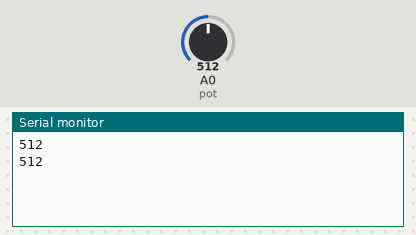
The sketch below on a simulated Arduino Uno, built with avr-gcc and run on an emulated ATmega328P. On the bench: the last lines printed to the serial monitor. The inputs (shaded band) are chosen by the test bench; at power-on: A0 (pot) = 512.

Above: at 1.8 s.
1.9 s: A0 (pot) set to 716
At 2.8 s:
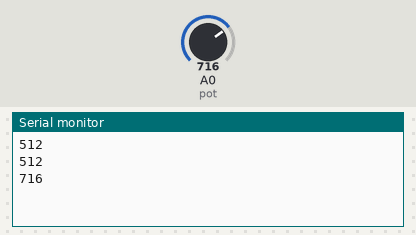
3.4 s: A0 (pot) set to 900
At 4.6 s:
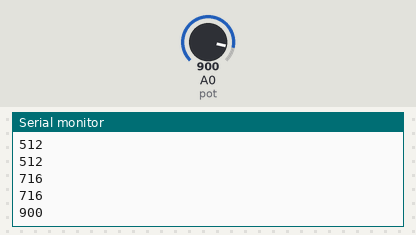
Timing chart, 0 to 6.4 s (numbered marks = the images above; inputs shaded):
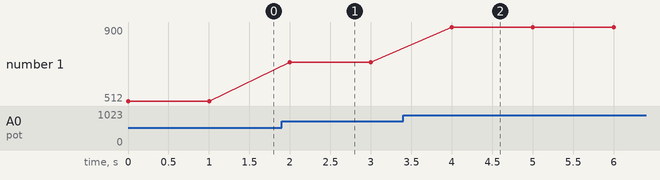

Measured:
- after the input at 1.9 s, the serial monitor: prints a new line after 0.10 s (image 1)
- after the input at 3.4 s, the serial monitor: prints a new line after 0.60 s (image 2)
- plotted number 1: 512 → 716 after the input at 1.9 s, 716 → 900 after the input at 3.4 s

The sketch:

basic_analog.ino
```cpp
/*
  Basic Analog Input

  Demonstrates analog input by reading an analog sensor on analog pin 0 and
  sending the value to serialport(monitor).

  The circuit:
  - potentiometer
    center pin of the potentiometer to the analog input 0
    one side pin (either one) to ground
    the other side pin to +5V
    created 1 Jan 2023
    by Roberto Galicia

*/

int pot = A0;    // select the input pin for the potentiometer

int value = 0;  // variable to store the value coming from the sensor

void setup() {
  Serial.begin(9600);
}

void loop() {
  // read the value from the potentiometer:
  value = analogRead(pot);
  Serial.println(value);
// send the value to serialport
 delay(1000);
}
```
